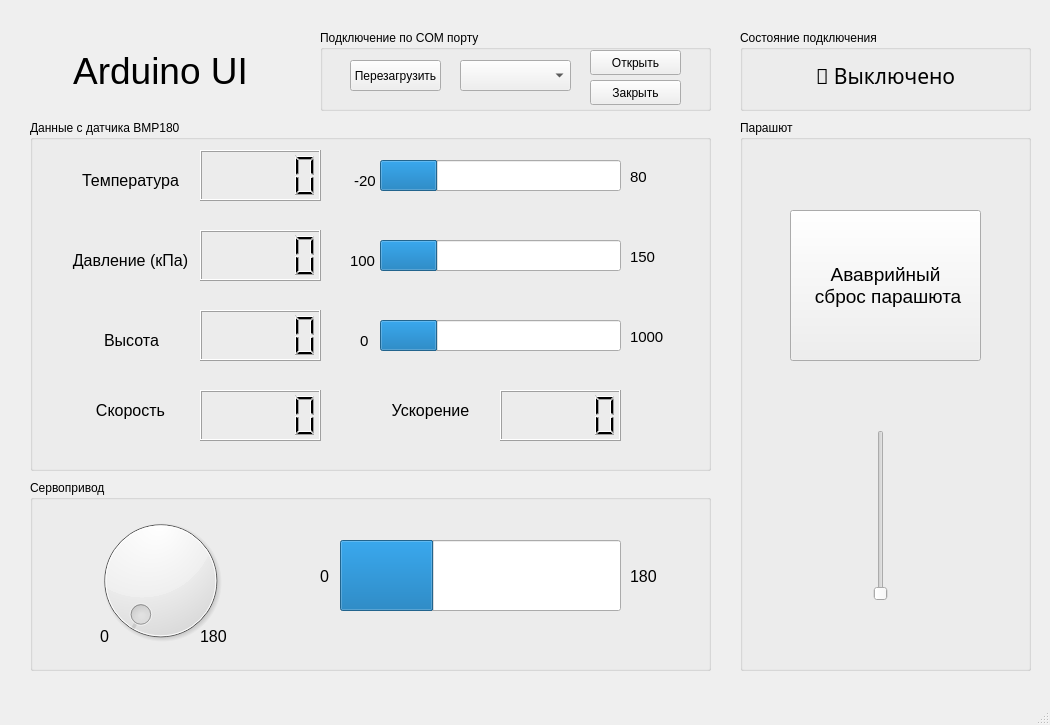
<?xml version="1.0" encoding="UTF-8"?>
<ui version="4.0">
 <class>MainWindow</class>
 <widget class="QMainWindow" name="MainWindow">
  <property name="geometry">
   <rect>
    <x>0</x>
    <y>0</y>
    <width>1050</width>
    <height>725</height>
   </rect>
  </property>
  <property name="windowTitle">
   <string>MainWindow</string>
  </property>
  <property name="styleSheet">
   <string notr="true"/>
  </property>
  <widget class="QWidget" name="centralwidget">
   <widget class="QLabel" name="label_15">
    <property name="geometry">
     <rect>
      <x>30</x>
      <y>30</y>
      <width>261</width>
      <height>81</height>
     </rect>
    </property>
    <property name="font">
     <font>
      <pointsize>28</pointsize>
     </font>
    </property>
    <property name="text">
     <string>Arduino UI</string>
    </property>
    <property name="alignment">
     <set>Qt::AlignCenter</set>
    </property>
   </widget>
   <widget class="QGroupBox" name="groupBox">
    <property name="geometry">
     <rect>
      <x>30</x>
      <y>120</y>
      <width>681</width>
      <height>351</height>
     </rect>
    </property>
    <property name="title">
     <string>Данные с датчика BMP180</string>
    </property>
    <widget class="QLabel" name="label_9">
     <property name="geometry">
      <rect>
       <x>600</x>
       <y>210</y>
       <width>47</width>
       <height>13</height>
      </rect>
     </property>
     <property name="font">
      <font>
       <pointsize>11</pointsize>
      </font>
     </property>
     <property name="text">
      <string>1000</string>
     </property>
    </widget>
    <widget class="QLCDNumber" name="lcdPressure">
     <property name="geometry">
      <rect>
       <x>170</x>
       <y>110</y>
       <width>121</width>
       <height>51</height>
      </rect>
     </property>
    </widget>
    <widget class="QLCDNumber" name="lcdAltitude">
     <property name="geometry">
      <rect>
       <x>170</x>
       <y>190</y>
       <width>121</width>
       <height>51</height>
      </rect>
     </property>
    </widget>
    <widget class="QLCDNumber" name="lcdTemp">
     <property name="geometry">
      <rect>
       <x>170</x>
       <y>30</y>
       <width>121</width>
       <height>51</height>
      </rect>
     </property>
    </widget>
    <widget class="QLabel" name="label_6">
     <property name="geometry">
      <rect>
       <x>320</x>
       <y>130</y>
       <width>31</width>
       <height>21</height>
      </rect>
     </property>
     <property name="font">
      <font>
       <pointsize>11</pointsize>
      </font>
     </property>
     <property name="text">
      <string>100</string>
     </property>
    </widget>
    <widget class="QLabel" name="label_5">
     <property name="geometry">
      <rect>
       <x>600</x>
       <y>50</y>
       <width>47</width>
       <height>13</height>
      </rect>
     </property>
     <property name="font">
      <font>
       <pointsize>11</pointsize>
      </font>
     </property>
     <property name="text">
      <string>80</string>
     </property>
    </widget>
    <widget class="QLabel" name="label_7">
     <property name="geometry">
      <rect>
       <x>330</x>
       <y>210</y>
       <width>31</width>
       <height>21</height>
      </rect>
     </property>
     <property name="font">
      <font>
       <pointsize>11</pointsize>
      </font>
     </property>
     <property name="text">
      <string>0</string>
     </property>
    </widget>
    <widget class="QLabel" name="label_2">
     <property name="geometry">
      <rect>
       <x>40</x>
       <y>120</y>
       <width>121</width>
       <height>41</height>
      </rect>
     </property>
     <property name="font">
      <font>
       <pointsize>12</pointsize>
      </font>
     </property>
     <property name="text">
      <string>Давление (кПа)</string>
     </property>
     <property name="alignment">
      <set>Qt::AlignCenter</set>
     </property>
    </widget>
    <widget class="QLabel" name="label">
     <property name="geometry">
      <rect>
       <x>40</x>
       <y>40</y>
       <width>121</width>
       <height>41</height>
      </rect>
     </property>
     <property name="font">
      <font>
       <pointsize>12</pointsize>
      </font>
     </property>
     <property name="text">
      <string>Температура</string>
     </property>
     <property name="alignment">
      <set>Qt::AlignCenter</set>
     </property>
    </widget>
    <widget class="QLabel" name="label_8">
     <property name="geometry">
      <rect>
       <x>600</x>
       <y>130</y>
       <width>47</width>
       <height>13</height>
      </rect>
     </property>
     <property name="font">
      <font>
       <pointsize>11</pointsize>
      </font>
     </property>
     <property name="text">
      <string>150</string>
     </property>
    </widget>
    <widget class="QLabel" name="label_3">
     <property name="geometry">
      <rect>
       <x>41</x>
       <y>200</y>
       <width>121</width>
       <height>41</height>
      </rect>
     </property>
     <property name="font">
      <font>
       <pointsize>12</pointsize>
      </font>
     </property>
     <property name="text">
      <string>Высота</string>
     </property>
     <property name="alignment">
      <set>Qt::AlignCenter</set>
     </property>
    </widget>
    <widget class="QLabel" name="label_4">
     <property name="geometry">
      <rect>
       <x>320</x>
       <y>50</y>
       <width>31</width>
       <height>21</height>
      </rect>
     </property>
     <property name="font">
      <font>
       <pointsize>11</pointsize>
      </font>
     </property>
     <property name="text">
      <string> -20</string>
     </property>
    </widget>
    <widget class="QProgressBar" name="progBarTemp">
     <property name="geometry">
      <rect>
       <x>350</x>
       <y>40</y>
       <width>241</width>
       <height>31</height>
      </rect>
     </property>
     <property name="value">
      <number>24</number>
     </property>
     <property name="textVisible">
      <bool>false</bool>
     </property>
    </widget>
    <widget class="QProgressBar" name="progBarPressure">
     <property name="geometry">
      <rect>
       <x>350</x>
       <y>120</y>
       <width>241</width>
       <height>31</height>
      </rect>
     </property>
     <property name="value">
      <number>24</number>
     </property>
     <property name="textVisible">
      <bool>false</bool>
     </property>
    </widget>
    <widget class="QProgressBar" name="progBarAltitude">
     <property name="geometry">
      <rect>
       <x>350</x>
       <y>200</y>
       <width>241</width>
       <height>31</height>
      </rect>
     </property>
     <property name="value">
      <number>24</number>
     </property>
     <property name="textVisible">
      <bool>false</bool>
     </property>
    </widget>
    <widget class="QLCDNumber" name="lcdSpeed">
     <property name="geometry">
      <rect>
       <x>170</x>
       <y>270</y>
       <width>121</width>
       <height>51</height>
      </rect>
     </property>
    </widget>
    <widget class="QLCDNumber" name="lcdAcceleration">
     <property name="geometry">
      <rect>
       <x>470</x>
       <y>270</y>
       <width>121</width>
       <height>51</height>
      </rect>
     </property>
    </widget>
    <widget class="QLabel" name="label_16">
     <property name="geometry">
      <rect>
       <x>40</x>
       <y>270</y>
       <width>121</width>
       <height>41</height>
      </rect>
     </property>
     <property name="font">
      <font>
       <pointsize>12</pointsize>
      </font>
     </property>
     <property name="text">
      <string>Скорость</string>
     </property>
     <property name="alignment">
      <set>Qt::AlignCenter</set>
     </property>
    </widget>
    <widget class="QLabel" name="label_17">
     <property name="geometry">
      <rect>
       <x>340</x>
       <y>270</y>
       <width>121</width>
       <height>41</height>
      </rect>
     </property>
     <property name="font">
      <font>
       <pointsize>12</pointsize>
      </font>
     </property>
     <property name="text">
      <string>Ускорение</string>
     </property>
     <property name="alignment">
      <set>Qt::AlignCenter</set>
     </property>
    </widget>
   </widget>
   <widget class="QGroupBox" name="groupBox_2">
    <property name="geometry">
     <rect>
      <x>30</x>
      <y>480</y>
      <width>681</width>
      <height>191</height>
     </rect>
    </property>
    <property name="title">
     <string>Сервопривод</string>
    </property>
    <widget class="QProgressBar" name="progBarServo">
     <property name="geometry">
      <rect>
       <x>310</x>
       <y>60</y>
       <width>281</width>
       <height>71</height>
      </rect>
     </property>
     <property name="maximum">
      <number>180</number>
     </property>
     <property name="value">
      <number>60</number>
     </property>
     <property name="textVisible">
      <bool>false</bool>
     </property>
     <property name="format">
      <string>%p%</string>
     </property>
    </widget>
    <widget class="QDial" name="dialServo">
     <property name="geometry">
      <rect>
       <x>50</x>
       <y>30</y>
       <width>161</width>
       <height>141</height>
      </rect>
     </property>
     <property name="maximum">
      <number>180</number>
     </property>
    </widget>
    <widget class="QLabel" name="label_10">
     <property name="geometry">
      <rect>
       <x>70</x>
       <y>150</y>
       <width>47</width>
       <height>13</height>
      </rect>
     </property>
     <property name="font">
      <font>
       <pointsize>12</pointsize>
      </font>
     </property>
     <property name="text">
      <string>0</string>
     </property>
    </widget>
    <widget class="QLabel" name="label_11">
     <property name="geometry">
      <rect>
       <x>170</x>
       <y>150</y>
       <width>47</width>
       <height>13</height>
      </rect>
     </property>
     <property name="font">
      <font>
       <pointsize>12</pointsize>
      </font>
     </property>
     <property name="text">
      <string>180</string>
     </property>
    </widget>
    <widget class="QLabel" name="label_12">
     <property name="geometry">
      <rect>
       <x>290</x>
       <y>90</y>
       <width>47</width>
       <height>13</height>
      </rect>
     </property>
     <property name="font">
      <font>
       <pointsize>12</pointsize>
      </font>
     </property>
     <property name="text">
      <string>0</string>
     </property>
    </widget>
    <widget class="QLabel" name="label_13">
     <property name="geometry">
      <rect>
       <x>600</x>
       <y>90</y>
       <width>47</width>
       <height>13</height>
      </rect>
     </property>
     <property name="font">
      <font>
       <pointsize>12</pointsize>
      </font>
     </property>
     <property name="text">
      <string>180</string>
     </property>
    </widget>
   </widget>
   <widget class="QGroupBox" name="groupBox_3">
    <property name="geometry">
     <rect>
      <x>740</x>
      <y>120</y>
      <width>291</width>
      <height>551</height>
     </rect>
    </property>
    <property name="title">
     <string>Парашют</string>
    </property>
    <widget class="QPushButton" name="btnParachute">
     <property name="geometry">
      <rect>
       <x>50</x>
       <y>90</y>
       <width>191</width>
       <height>151</height>
      </rect>
     </property>
     <property name="font">
      <font>
       <pointsize>14</pointsize>
      </font>
     </property>
     <property name="styleSheet">
      <string notr="true">#btnParachute:click {
	background-color: red;
}</string>
     </property>
     <property name="text">
      <string>Ававрийный
 сброс парашюта</string>
     </property>
    </widget>
    <widget class="QSlider" name="sliderParachute">
     <property name="geometry">
      <rect>
       <x>110</x>
       <y>310</y>
       <width>61</width>
       <height>171</height>
      </rect>
     </property>
     <property name="maximum">
      <number>1</number>
     </property>
     <property name="pageStep">
      <number>1</number>
     </property>
     <property name="orientation">
      <enum>Qt::Vertical</enum>
     </property>
    </widget>
   </widget>
   <widget class="QGroupBox" name="groupBox_4">
    <property name="geometry">
     <rect>
      <x>320</x>
      <y>30</y>
      <width>391</width>
      <height>81</height>
     </rect>
    </property>
    <property name="font">
     <font>
      <pointsize>9</pointsize>
     </font>
    </property>
    <property name="title">
     <string>Подключение по COM порту</string>
    </property>
    <widget class="QComboBox" name="comPortsCB">
     <property name="geometry">
      <rect>
       <x>140</x>
       <y>30</y>
       <width>111</width>
       <height>31</height>
      </rect>
     </property>
    </widget>
    <widget class="QPushButton" name="openBtn">
     <property name="geometry">
      <rect>
       <x>270</x>
       <y>20</y>
       <width>91</width>
       <height>25</height>
      </rect>
     </property>
     <property name="font">
      <font>
       <pointsize>9</pointsize>
      </font>
     </property>
     <property name="cursor">
      <cursorShape>PointingHandCursor</cursorShape>
     </property>
     <property name="text">
      <string>Открыть</string>
     </property>
    </widget>
    <widget class="QPushButton" name="closeBtn">
     <property name="geometry">
      <rect>
       <x>270</x>
       <y>50</y>
       <width>91</width>
       <height>25</height>
      </rect>
     </property>
     <property name="font">
      <font>
       <pointsize>9</pointsize>
      </font>
     </property>
     <property name="cursor">
      <cursorShape>PointingHandCursor</cursorShape>
     </property>
     <property name="text">
      <string>Закрыть</string>
     </property>
    </widget>
    <widget class="QPushButton" name="reloadBtn">
     <property name="geometry">
      <rect>
       <x>30</x>
       <y>30</y>
       <width>91</width>
       <height>31</height>
      </rect>
     </property>
     <property name="font">
      <font>
       <pointsize>9</pointsize>
      </font>
     </property>
     <property name="cursor">
      <cursorShape>PointingHandCursor</cursorShape>
     </property>
     <property name="styleSheet">
      <string notr="true"/>
     </property>
     <property name="text">
      <string>Перезагрузить</string>
     </property>
    </widget>
   </widget>
   <widget class="QGroupBox" name="groupBox_8">
    <property name="geometry">
     <rect>
      <x>740</x>
      <y>30</y>
      <width>291</width>
      <height>81</height>
     </rect>
    </property>
    <property name="font">
     <font>
      <pointsize>9</pointsize>
     </font>
    </property>
    <property name="title">
     <string>Состояние подключения</string>
    </property>
    <widget class="QLabel" name="connectLabel">
     <property name="geometry">
      <rect>
       <x>70</x>
       <y>20</y>
       <width>151</width>
       <height>51</height>
      </rect>
     </property>
     <property name="font">
      <font>
       <family>Bahnschrift</family>
       <pointsize>16</pointsize>
      </font>
     </property>
     <property name="frameShape">
      <enum>QFrame::NoFrame</enum>
     </property>
     <property name="frameShadow">
      <enum>QFrame::Plain</enum>
     </property>
     <property name="text">
      <string>🔴 Выключено</string>
     </property>
     <property name="alignment">
      <set>Qt::AlignCenter</set>
     </property>
    </widget>
    <widget class="QLabel" name="label_14">
     <property name="geometry">
      <rect>
       <x>20</x>
       <y>60</y>
       <width>51</width>
       <height>21</height>
      </rect>
     </property>
     <property name="text">
      <string/>
     </property>
    </widget>
   </widget>
  </widget>
  <widget class="QMenuBar" name="menubar">
   <property name="geometry">
    <rect>
     <x>0</x>
     <y>0</y>
     <width>1050</width>
     <height>21</height>
    </rect>
   </property>
  </widget>
  <widget class="QStatusBar" name="statusbar"/>
 </widget>
 <resources/>
 <connections/>
</ui>
